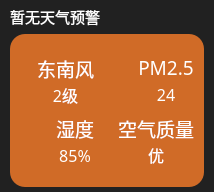
    <widget class="QWidget" name="widget03" native="true">
     <property name="styleSheet">
      <string notr="true">border-radius: 15px;
color: rgb(255, 255, 255);
background-color: rgb(33, 33, 33);</string>
     </property>
     <layout class="QVBoxLayout" name="verticalLayout" stretch="2,6">
      <property name="leftMargin">
       <number>10</number>
      </property>
      <property name="topMargin">
       <number>5</number>
      </property>
      <property name="rightMargin">
       <number>10</number>
      </property>
      <property name="bottomMargin">
       <number>5</number>
      </property>
      <item>
       <widget class="QLabel" name="labeltip">
        <property name="font">
         <font>
          <family>Adobe 宋体 Std</family>
          <pointsize>11</pointsize>
          <bold>false</bold>
         </font>
        </property>
        <property name="text">
         <string>暂无天气预警</string>
        </property>
       </widget>
      </item>
      <item>
       <widget class="QWidget" name="widget0301" native="true">
        <property name="styleSheet">
         <string notr="true">background-color: rgb(208, 107, 39);
border-radius: 15px;
color: rgb(255, 255, 255);</string>
        </property>
        <layout class="QGridLayout" name="gridLayout_2">
         <property name="leftMargin">
          <number>0</number>
         </property>
         <property name="topMargin">
          <number>0</number>
         </property>
         <property name="rightMargin">
          <number>0</number>
         </property>
         <property name="bottomMargin">
          <number>0</number>
         </property>
         <property name="spacing">
          <number>0</number>
         </property>
         <item row="0" column="0">
          <layout class="QGridLayout" name="gridLayout">
           <property name="leftMargin">
            <number>10</number>
           </property>
           <property name="topMargin">
            <number>20</number>
           </property>
           <property name="rightMargin">
            <number>10</number>
           </property>
           <property name="bottomMargin">
            <number>20</number>
           </property>
           <property name="spacing">
            <number>7</number>
           </property>
           <item row="1" column="0">
            <layout class="QHBoxLayout" name="horizontalLayoutHumidity">
             <property name="spacing">
              <number>10</number>
             </property>
             <item>
              <widget class="QLabel" name="labelHumidity">
               <property name="maximumSize">
                <size>
                 <width>60</width>
                 <height>60</height>
                </size>
               </property>
               <property name="text">
                <string/>
               </property>
               <property name="pixmap">
                <pixmap resource="res.qrc">:/icon/model/humidity.svg</pixmap>
               </property>
               <property name="scaledContents">
                <bool>true</bool>
               </property>
              </widget>
             </item>
             <item>
              <layout class="QVBoxLayout" name="verticalLayout_6">
               <property name="spacing">
                <number>0</number>
               </property>
               <item>
                <widget class="QLabel" name="labelHumidityType">
                 <property name="font">
                  <font>
                   <family>Adobe 黑体 Std</family>
                   <pointsize>14</pointsize>
                   <bold>false</bold>
                  </font>
                 </property>
                 <property name="text">
                  <string>湿度</string>
                 </property>
                 <property name="alignment">
                  <set>Qt::AlignmentFlag::AlignCenter</set>
                 </property>
                </widget>
               </item>
               <item>
                <widget class="QLabel" name="labelHumidityLeave">
                 <property name="font">
                  <font>
                   <family>Adobe 黑体 Std</family>
                   <pointsize>12</pointsize>
                   <bold>false</bold>
                  </font>
                 </property>
                 <property name="text">
                  <string>85%</string>
                 </property>
                 <property name="alignment">
                  <set>Qt::AlignmentFlag::AlignCenter</set>
                 </property>
                </widget>
               </item>
              </layout>
             </item>
            </layout>
           </item>
           <item row="1" column="1">
            <layout class="QHBoxLayout" name="horizontalLayoutAirIndex">
             <property name="spacing">
              <number>10</number>
             </property>
             <item>
              <widget class="QLabel" name="labelAirIndex">
               <property name="maximumSize">
                <size>
                 <width>60</width>
                 <height>60</height>
                </size>
               </property>
               <property name="text">
                <string/>
               </property>
               <property name="pixmap">
                <pixmap resource="res.qrc">:/icon/model/airIndex.svg</pixmap>
               </property>
               <property name="scaledContents">
                <bool>true</bool>
               </property>
              </widget>
             </item>
             <item>
              <layout class="QVBoxLayout" name="verticalLayout_5">
               <property name="spacing">
                <number>0</number>
               </property>
               <item>
                <widget class="QLabel" name="labelAirIndexType">
                 <property name="font">
                  <font>
                   <family>Adobe 黑体 Std</family>
                   <pointsize>14</pointsize>
                   <bold>false</bold>
                  </font>
                 </property>
                 <property name="text">
                  <string>空气质量</string>
                 </property>
                 <property name="alignment">
                  <set>Qt::AlignmentFlag::AlignCenter</set>
                 </property>
                </widget>
               </item>
               <item>
                <widget class="QLabel" name="labelAirIndexLeave">
                 <property name="font">
                  <font>
                   <family>Adobe 黑体 Std</family>
                   <pointsize>12</pointsize>
                   <bold>false</bold>
                  </font>
                 </property>
                 <property name="text">
                  <string>优</string>
                 </property>
                 <property name="alignment">
                  <set>Qt::AlignmentFlag::AlignCenter</set>
                 </property>
                </widget>
               </item>
              </layout>
             </item>
            </layout>
           </item>
           <item row="0" column="1">
            <layout class="QHBoxLayout" name="horizontalLayoutPM25">
             <property name="spacing">
              <number>10</number>
             </property>
             <item>
              <widget class="QLabel" name="labelPM25">
               <property name="maximumSize">
                <size>
                 <width>60</width>
                 <height>60</height>
                </size>
               </property>
               <property name="text">
                <string/>
               </property>
               <property name="pixmap">
                <pixmap resource="res.qrc">:/icon/model/PM2.5.svg</pixmap>
               </property>
               <property name="scaledContents">
                <bool>true</bool>
               </property>
              </widget>
             </item>
             <item>
              <layout class="QVBoxLayout" name="verticalLayout_4">
               <property name="spacing">
                <number>0</number>
               </property>
               <item>
                <widget class="QLabel" name="labelPM25Type">
                 <property name="font">
                  <font>
                   <family>Adobe 黑体 Std</family>
                   <pointsize>14</pointsize>
                   <bold>false</bold>
                  </font>
                 </property>
                 <property name="text">
                  <string>PM2.5</string>
                 </property>
                 <property name="alignment">
                  <set>Qt::AlignmentFlag::AlignCenter</set>
                 </property>
                </widget>
               </item>
               <item>
                <widget class="QLabel" name="labelPM25Leave">
                 <property name="font">
                  <font>
                   <family>Adobe 黑体 Std</family>
                   <pointsize>12</pointsize>
                   <bold>false</bold>
                  </font>
                 </property>
                 <property name="text">
                  <string>24</string>
                 </property>
                 <property name="alignment">
                  <set>Qt::AlignmentFlag::AlignCenter</set>
                 </property>
                </widget>
               </item>
              </layout>
             </item>
            </layout>
           </item>
           <item row="0" column="0">
            <layout class="QHBoxLayout" name="horizontalLayoutFX">
             <property name="spacing">
              <number>10</number>
             </property>
             <item>
              <widget class="QLabel" name="labelFX">
               <property name="maximumSize">
                <size>
                 <width>60</width>
                 <height>60</height>
                </size>
               </property>
               <property name="text">
                <string/>
               </property>
               <property name="pixmap">
                <pixmap resource="res.qrc">:/icon/model/windleave.svg</pixmap>
               </property>
               <property name="scaledContents">
                <bool>true</bool>
               </property>
              </widget>
             </item>
             <item>
              <layout class="QVBoxLayout" name="verticalLayout_2">
               <property name="spacing">
                <number>0</number>
               </property>
               <item>
                <widget class="QLabel" name="labelFXType">
                 <property name="font">
                  <font>
                   <family>Adobe 黑体 Std</family>
                   <pointsize>14</pointsize>
                   <bold>false</bold>
                  </font>
                 </property>
                 <property name="text">
                  <string>东南风</string>
                 </property>
                 <property name="alignment">
                  <set>Qt::AlignmentFlag::AlignCenter</set>
                 </property>
                </widget>
               </item>
               <item>
                <widget class="QLabel" name="labelFXLeave">
                 <property name="font">
                  <font>
                   <family>Adobe 黑体 Std</family>
                   <pointsize>12</pointsize>
                   <bold>false</bold>
                  </font>
                 </property>
                 <property name="text">
                  <string>2级</string>
                 </property>
                 <property name="alignment">
                  <set>Qt::AlignmentFlag::AlignCenter</set>
                 </property>
                </widget>
               </item>
              </layout>
             </item>
            </layout>
           </item>
          </layout>
         </item>
        </layout>
       </widget>
      </item>
     </layout>
    </widget>
